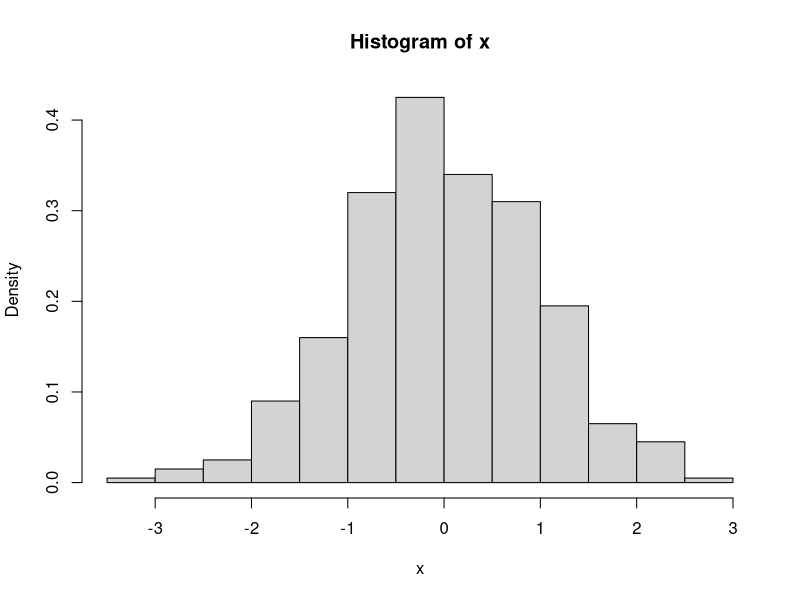
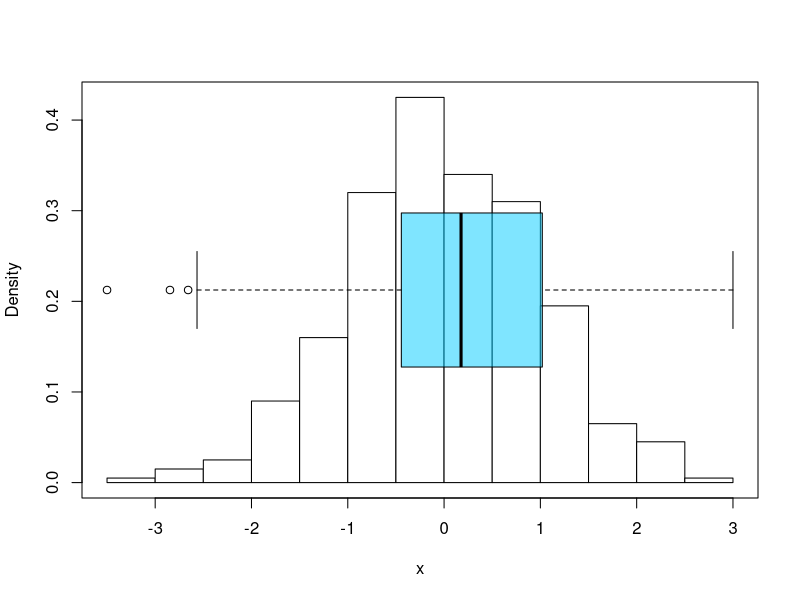

Write the R code that produced these figures, in order.
set.seed(5)
x <- rnorm(400)

# Histogram
hist(x, prob = TRUE)

# Box plot over an histogram
# Histogram
hist(x, prob = TRUE,
     col = "white",
     main = "")

# Add new plot
par(new = TRUE)

# Box plot
boxplot(x, horizontal = TRUE, axes = FALSE,
        col = rgb(0, 0.8, 1, alpha = 0.5))

# Box around the plots
box()
